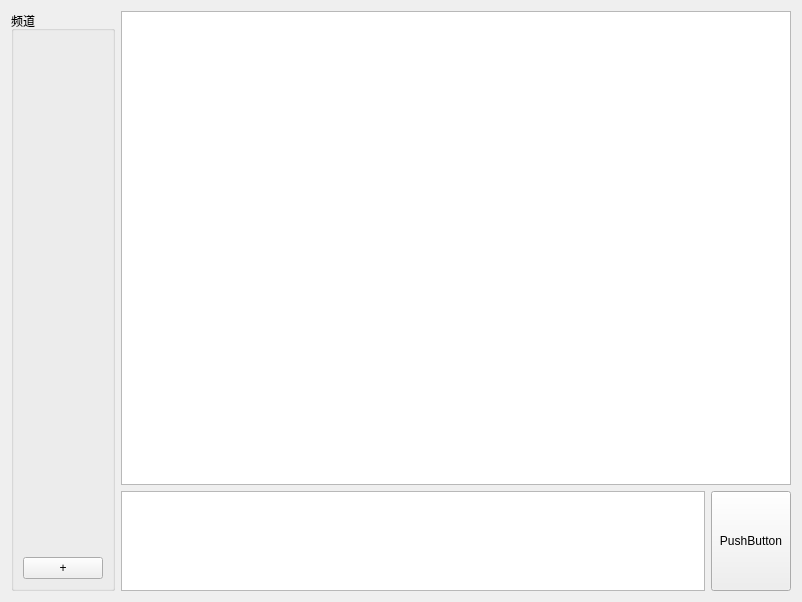
<?xml version="1.0" encoding="UTF-8"?>
<ui version="4.0">
 <class>Widget</class>
 <widget class="QWidget" name="Widget">
  <property name="geometry">
   <rect>
    <x>0</x>
    <y>0</y>
    <width>802</width>
    <height>602</height>
   </rect>
  </property>
  <property name="windowTitle">
   <string>Widget</string>
  </property>
  <layout class="QGridLayout" name="gridLayout_2">
   <item row="0" column="0">
    <widget class="QGroupBox" name="groupBox">
     <property name="title">
      <string>频道</string>
     </property>
     <layout class="QGridLayout" name="gridLayout">
      <item row="0" column="0">
       <layout class="QVBoxLayout" name="verticalLayout">
        <item>
         <spacer name="verticalSpacer">
          <property name="orientation">
           <enum>Qt::Vertical</enum>
          </property>
          <property name="sizeHint" stdset="0">
           <size>
            <width>20</width>
            <height>40</height>
           </size>
          </property>
         </spacer>
        </item>
        <item>
         <widget class="QPushButton" name="pushButton">
          <property name="text">
           <string>+</string>
          </property>
         </widget>
        </item>
       </layout>
      </item>
     </layout>
    </widget>
   </item>
   <item row="0" column="1">
    <layout class="QVBoxLayout" name="verticalLayout_2">
     <item>
      <widget class="QListWidget" name="listWidget"/>
     </item>
     <item>
      <layout class="QHBoxLayout" name="horizontalLayout">
       <item>
        <widget class="QPlainTextEdit" name="plainTextEdit">
         <property name="maximumSize">
          <size>
           <width>16777215</width>
           <height>100</height>
          </size>
         </property>
        </widget>
       </item>
       <item>
        <widget class="QPushButton" name="pushButton_2">
         <property name="maximumSize">
          <size>
           <width>16777215</width>
           <height>100</height>
          </size>
         </property>
         <property name="text">
          <string>PushButton</string>
         </property>
        </widget>
       </item>
      </layout>
     </item>
    </layout>
   </item>
  </layout>
 </widget>
 <resources/>
 <connections/>
</ui>
